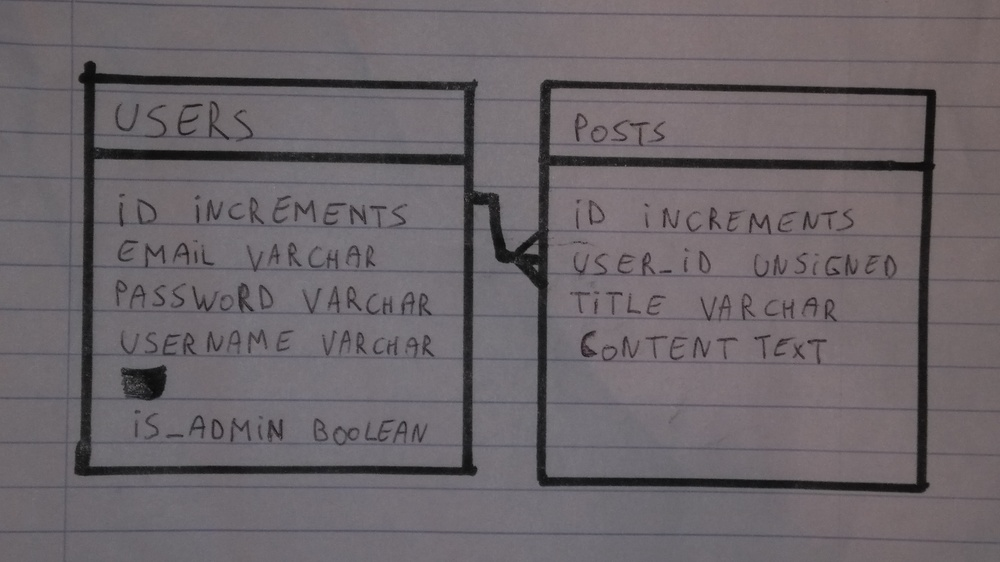
#> input picture images/relation5.jpg, 1000 x 562 px, shrunk from 3840 x 2160 before the run
$ python merged.py   (older library calls are emulated)
#> lines starting #> are read from the running program, lines starting #| are printed output that depends on the picture; after the words box and inside, x2 and y2 are one past the last pixel; in counts of white or black regions, pixels touching at a corner belong together
import argparse
import io
import os
import cv2
import numpy as np
import logging
import json

from google.cloud import vision

threshold1 = 85
threshold2 = 255
# Normal routines
imagePath = 'images/relation5.jpg'
img = cv2.imread(imagePath)
#> img is the input picture: shape (562, 1000, 3); mean B, G, R 105.7, 101.3, 107.8
gray = cv2.cvtColor(img, cv2.COLOR_BGR2GRAY)
cv2.imwrite('sofsqure2.png', gray)
ret, thresh = cv2.threshold(gray, threshold1, threshold2, cv2.THRESH_BINARY)
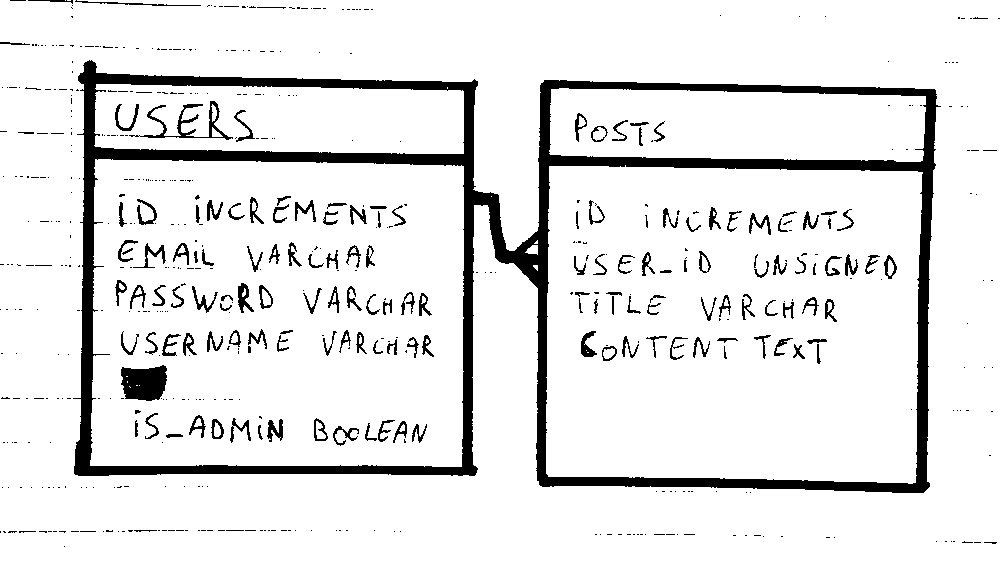
#> thresh: shape (562, 1000); 90.1% white; 589 black regions (438 under 20 px), largest, box (x1, y1, x2, y2) and area: (73, 60, 941, 493) 39127, (121, 365, 167, 401) 1324, (129, 101, 233, 140) 746
#> ret = 85
cv2.imwrite('sofsqure3.png', thresh)

# Remove some small noise if any.
dilate = cv2.dilate(thresh, None)
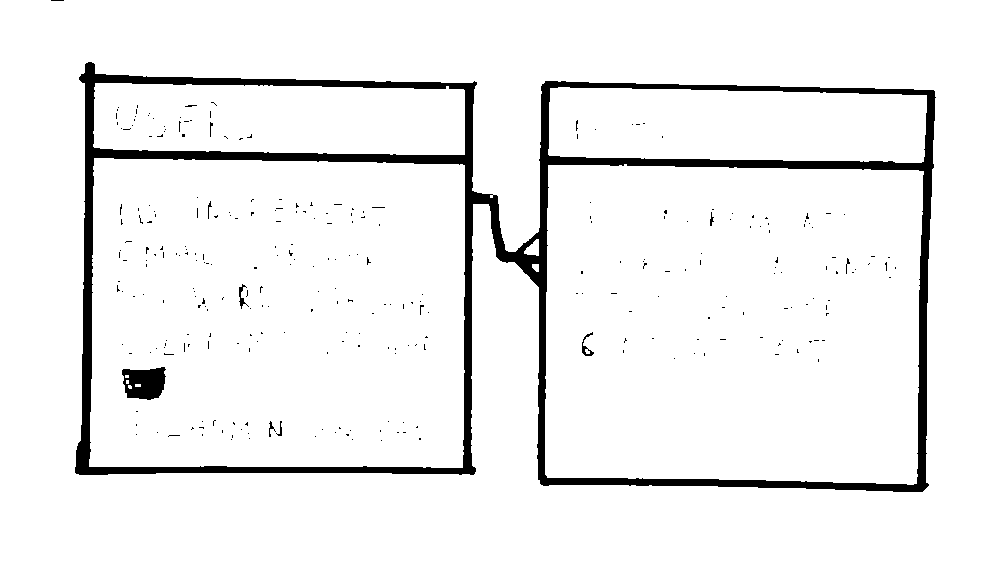
#> dilate: shape (562, 1000); 94.2% white; 293 black regions (283 under 20 px), largest, box (x1, y1, x2, y2) and area: (75, 62, 936, 492) 30414, (122, 367, 166, 400) 1096, (582, 332, 594, 356) 92
erode = cv2.erode(dilate, None)
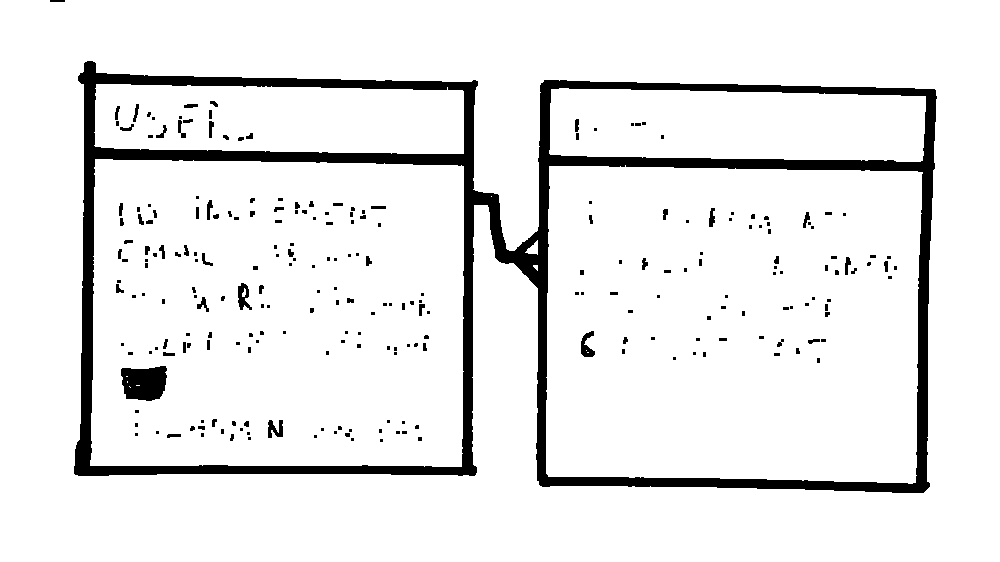
#> erode: shape (562, 1000); 91.9% white; 248 black regions (160 under 20 px)

# Find contours with cv2.RETR_CCOMP
hierarchy, contours, hierarchy = cv2.findContours(erode, cv2.RETR_CCOMP, cv2.CHAIN_APPROX_SIMPLE)
#> contours = 264 contours, 116 with area under 20; largest, box (x1, y1, x2, y2) and area: (0, 0, 1000, 562) 560408, (73, 60, 938, 494) 317397, (546, 165, 923, 484) 114727, (90, 159, 464, 467) 111892, (549, 88, 926, 162) 24626

vision_client = vision.Client()

with io.open('sofsqure3.png', 'rb') as image_file:
# with io.open(imagePath, 'rb') as image_file:
    content = image_file.read()

image = vision_client.image(content=content)

texts = image.detect_text()
firstText = texts.pop(0)
# print(firstText.description)
# print('Founded texts:')
points = {
    "all": firstText.description,
    "text": {},
    "rectangle": []
}
for index, text in enumerate(texts):
    points["text"][str(index) + "$" + text.description] = []
    first = 1
    for point in text.bounds.vertices:
        pointCoordinates = [point.x_coordinate, point.y_coordinate]
        points["text"][str(index) + "$" + text.description].append(pointCoordinates)
        if first == 1:
            pts = np.array([pointCoordinates])
            first = 0
        else:
            point = np.array([pointCoordinates])
            pts = np.concatenate((pts, point), axis=0)
    cv2.polylines(img, [pts], True, (0, 0, 255))
#> after the loop, points = 3 items
    # print(text.description)

for i, cnt in enumerate(contours):
    # Check if it is an external contour and its area is more than 100
    # if hierarchy[0, i, 3] == -1 and cv2.contourArea(cnt) > 100:
    if hierarchy[0, i, 3] == -1 and cv2.contourArea(cnt) > 1000:
        x, y, w, h = cv2.boundingRect(cnt)
        cv2.rectangle(img, (x, y), (x + w, y + h), (0, 255, 0), 2)
        # print("----------------New rectangle " + str(i) + "----------------")
        # print("coordinate: (" + str(x) + ", " + str(y) + ")")
        # print("dimensions: (" + str(w) + ", " + str(h) + ")")
        points["rectangle"].append({
            "coordinates": [x, y],
            "dimensions": [w, h]
        })
        # print()

        m = cv2.moments(cnt)
        cx, cy = m['m10'] / m['m00'], m['m01'] / m['m00']
        cv2.circle(img, (int(cx), int(cy)), 3, 255, -1)
#> this loop made 264 passes
#> (x, y, w, h, cx, cy) on passes 11, 85, 235, 243, 263: (546, 165, 377, 319, 732.6, 323.3), (90, 159, 374, 308, 277.1, 313.6), (549, 88, 377, 74, 735.8, 124.7), (94, 84, 370, 70, 279, 118.8), (0, 0, 1000, 562, 499.5, 280.5)
#> cnt on passes 1 to 6: [[129, 386], [130, 387]], [[136, 385], [139, 385]], [[127, 381], [127, 382]], [[126, 376], [127, 376]], [[587, 352], [588, 352]], [[586, 350]]
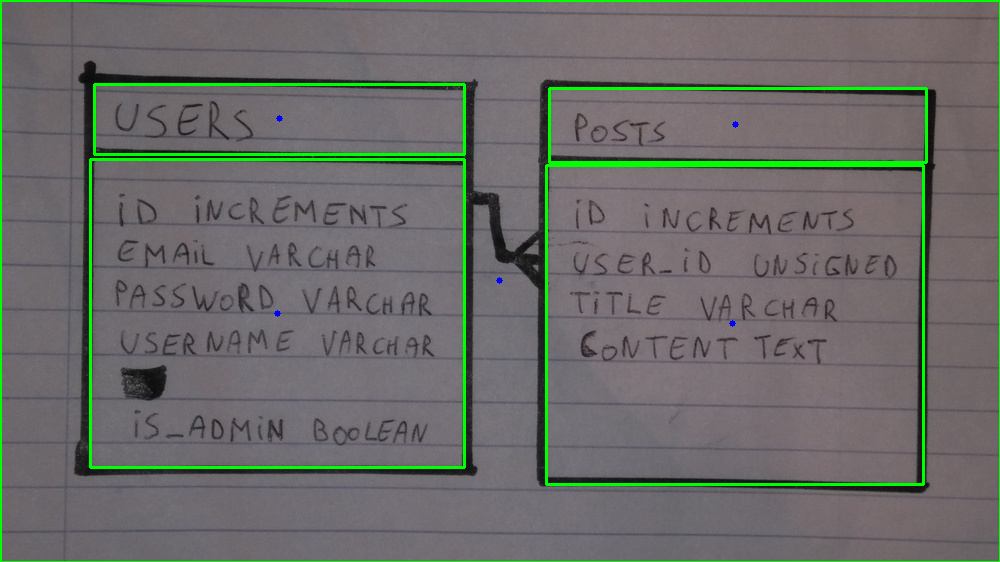
#> img: shape (562, 1000, 3); 3.28% of pixels changed, all inside (x1, y1, x2, y2) = (0, 0, 1000, 562)

# cv2.imshow('img', img)
cv2.imwrite('sofsqure.png', img)
# print(points)
#> (the run stopped early here; a loop or call above may not have finished)

$ run again, with images/relation3.jpg copied over images/relation5.jpg
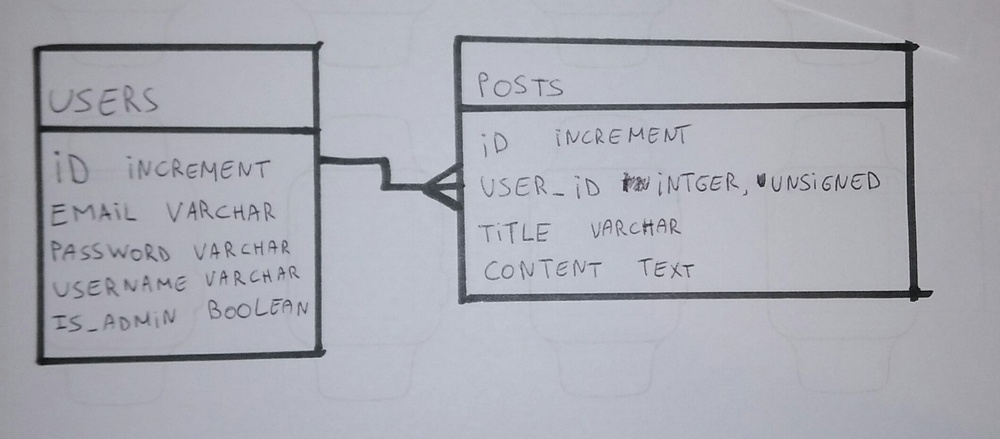
#> input picture images/relation3.jpg, 1000 x 439 px, shrunk from 2116 x 929 before the run
#> img is the input picture: shape (439, 1000, 3); mean B, G, R 179.6, 170.7, 169.4
#> `ret, thresh = cv2.threshold(gray, threshold1, threshold2, cv2.THRESH_B..`:
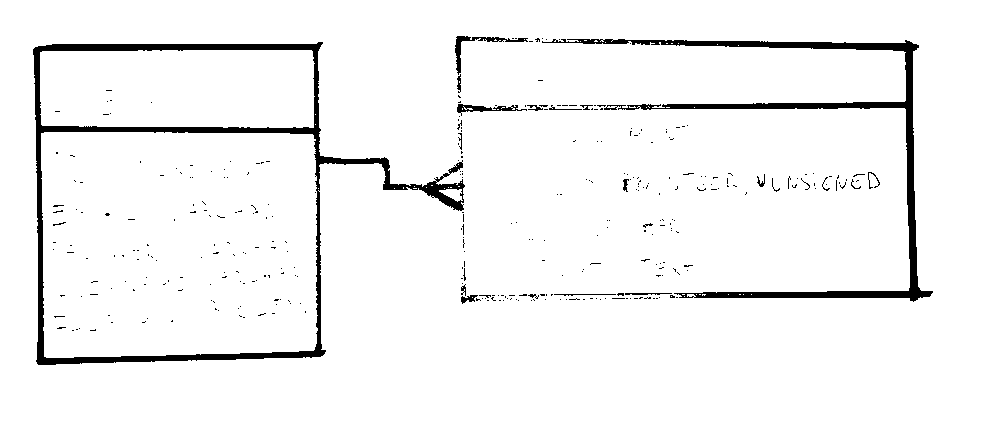
#> thresh: shape (439, 1000); 95.7% white; 350 black regions (329 under 20 px), largest, box (x1, y1, x2, y2) and area: (33, 42, 465, 365) 9400, (542, 39, 933, 302) 6863, (455, 36, 528, 75) 402
#> ret = 85
#> dilate: shape (439, 1000); 97.7% white; 42 black regions (34 under 20 px), largest, box (x1, y1, x2, y2) and area: (34, 43, 405, 364) 5118, (668, 41, 931, 300) 4042, (416, 182, 462, 209) 298
#> erode: shape (439, 1000); 96.3% white; 37 black regions (14 under 20 px)
#> contours = 40 contours, 10 with area under 20; largest, box (x1, y1, x2, y2) and area: (0, 0, 1000, 439) 437562, (32, 41, 407, 366) 30408, (40, 50, 316, 128) 20645, (666, 39, 933, 302) 6988, (414, 180, 465, 211) 632
#> after the loop `for index, text in enumerate(texts):`: points = 3 items
#> the loop `for i, cnt in enumerate(contours):` made 40 passes
#> (cnt, x, y, w, h, cx, cy) on pass 3: ([[0, 0], [0, 438], [999, 438], [999, 0]], 0, 0, 1000, 439, 499.5, 219)
#> after the loop `for i, cnt in enumerate(contours):`:
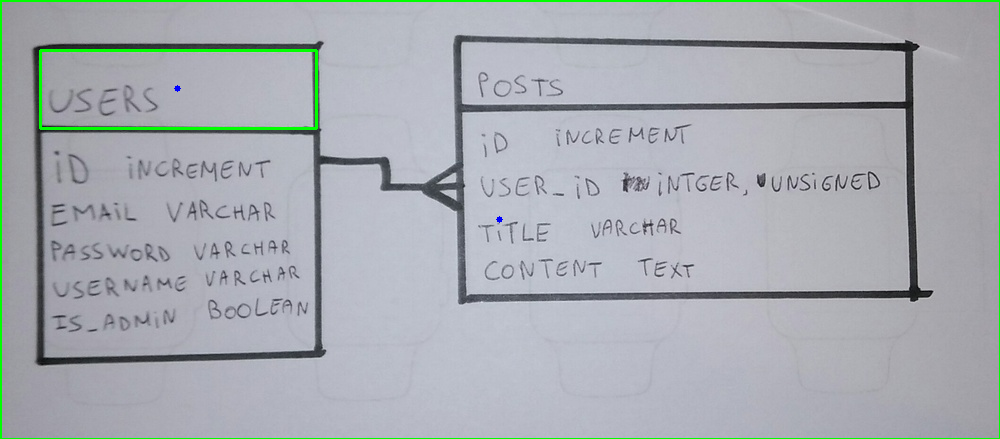
#> img: shape (439, 1000, 3); 1.48% of pixels changed, all inside (x1, y1, x2, y2) = (0, 0, 1000, 439)

$ run again, with images/relation4.jpg copied over images/relation5.jpg
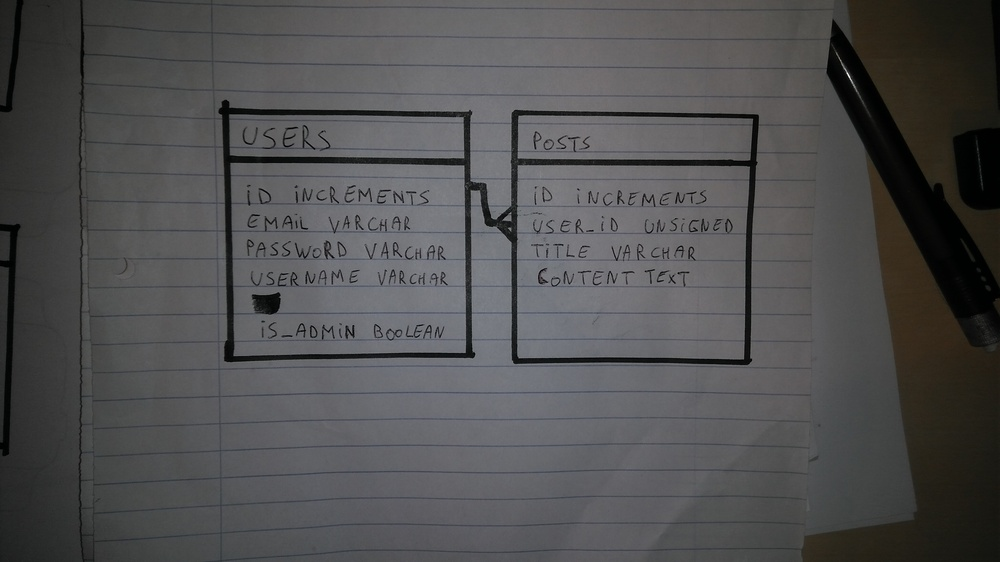
#> input picture images/relation4.jpg, 1000 x 562 px, shrunk from 3840 x 2160 before the run
#> img is the input picture: shape (562, 1000, 3); mean B, G, R 80.7, 79.9, 80.2
#> `ret, thresh = cv2.threshold(gray, threshold1, threshold2, cv2.THRESH_B..`:
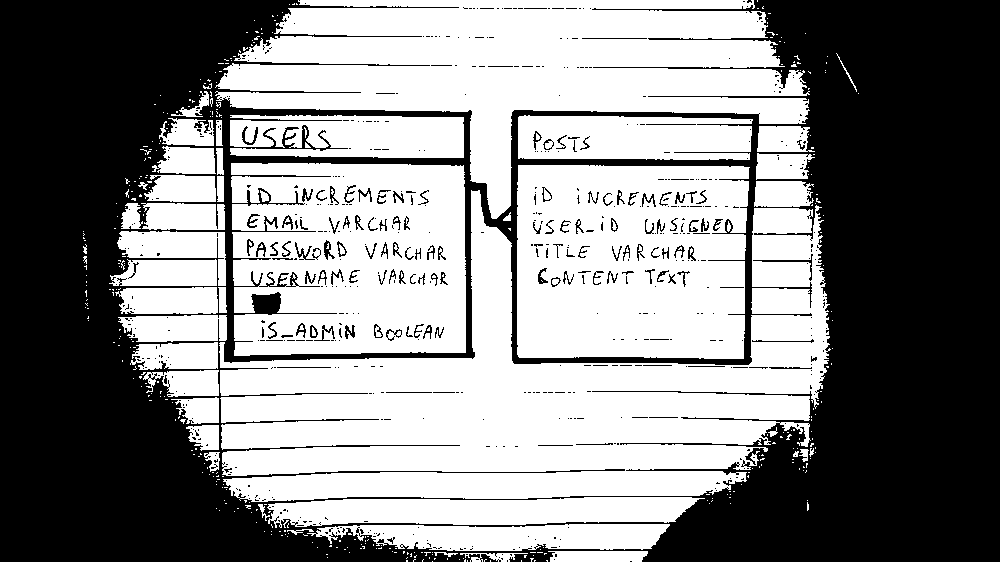
#> thresh: shape (562, 1000); 52.8% white; 651 black regions (523 under 20 px), largest, box (x1, y1, x2, y2) and area: (0, 0, 1000, 562) 257838, (753, 254, 813, 281) 149, (242, 126, 258, 145) 103
#> ret = 85
#> dilate: shape (562, 1000); 58.6% white; 153 black regions (143 under 20 px), largest, box (x1, y1, x2, y2) and area: (643, 0, 1000, 562) 117492, (0, 0, 406, 562) 103420, (219, 100, 758, 364) 10356
#> erode: shape (562, 1000); 56.4% white; 107 black regions (73 under 20 px)
#> contours = 237 contours, 178 with area under 20; largest, box (x1, y1, x2, y2) and area: (109, 0, 833, 562) 332358, (217, 98, 760, 366) 124293, (231, 163, 466, 356) 43754, (517, 165, 750, 359) 43574, (518, 115, 753, 160) 9624
#> after the loop `for index, text in enumerate(texts):`: points = 3 items
#> the loop `for i, cnt in enumerate(contours):` made 237 passes
#> (x, y, w, h, cx, cy) on passes 91, 103, 129, 130, 175: (517, 165, 233, 194, 631, 261), (231, 163, 235, 193, 348.1, 258.2), (518, 115, 235, 45, 633.1, 137.6), (230, 115, 234, 43, 346.8, 136), (109, 0, 724, 562, 486.6, 270.4)
#> after the loop `for i, cnt in enumerate(contours):`:
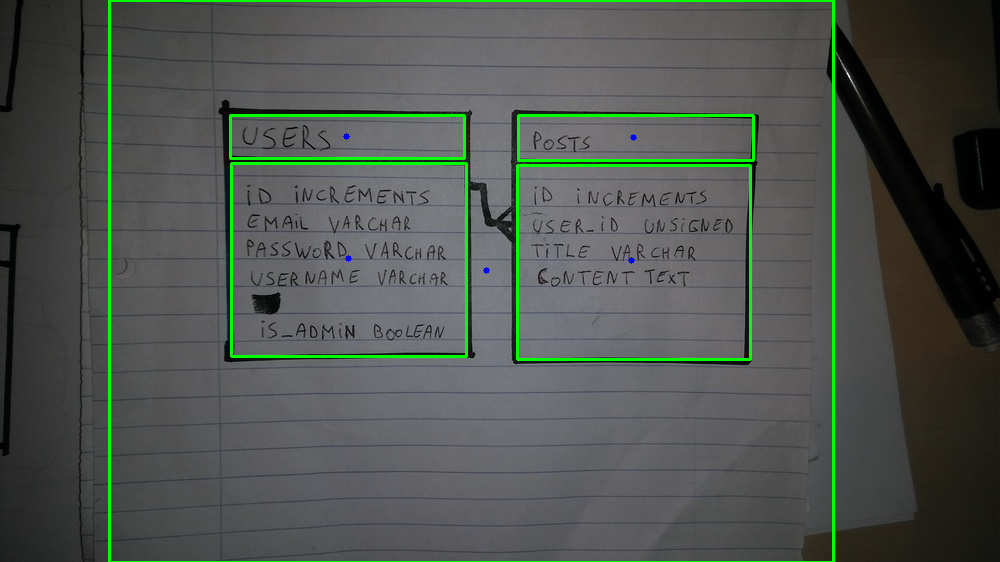
#> img: shape (562, 1000, 3); 2.52% of pixels changed, all inside (x1, y1, x2, y2) = (108, 0, 835, 562)
